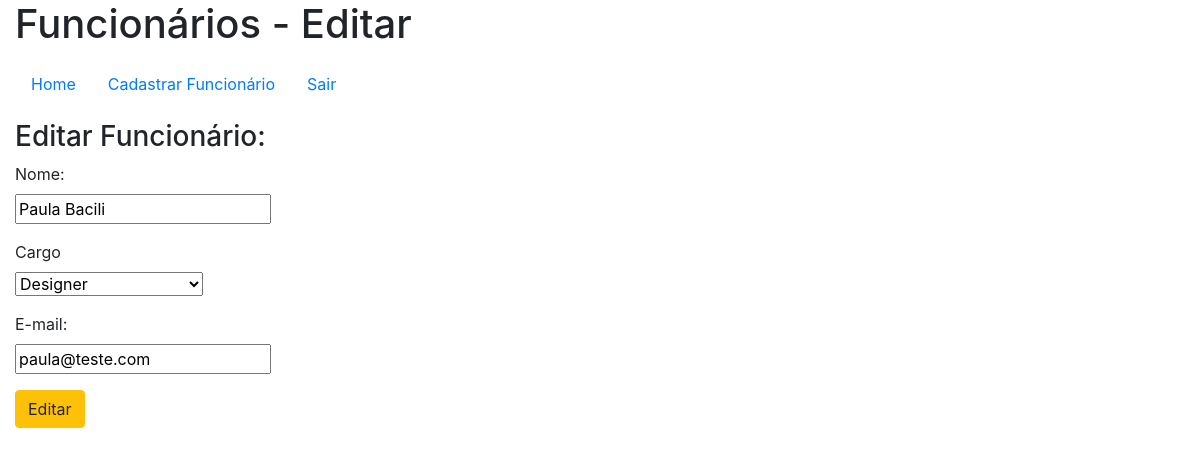
The page /editar.php?id_funcionario=1 (signed in) on the database its author committed.
### tables this page shows
CREATE TABLE `funcionarios_tb` (
  `id_funcionario` int(11) NOT NULL,
  `nome` varchar(100) NOT NULL,
  `cargo` varchar(50) NOT NULL,
  `email` varchar(50) NOT NULL
);

### DAO.php (called while the page is built, shortened)
<?php
include_once 'conn.php';
function buscar_funcionario($id_funcionario)
{
	global $conn;
	$sql = "SELECT * FROM funcionarios_tb WHERE id_funcionario = $id_funcionario";
	$result = mysqli_query($conn, $sql);
	if(mysqli_affected_rows($conn) > 0)
	{
		$funcionario = mysqli_fetch_assoc($result);
	}
	else
	{
		$funcionario = '';
	}
	return $funcionario;
}
?>

### editar.php (the view, shortened to what this page needs)
<?php include_once 'lock.php';
include_once'DAO.php';
if(isset($_POST['editar']))
{
	$edt['id_funcionario'] 	= $_POST['id_funcionario'];
	$edt['nome'] 		    = $_POST['nome'];
	$edt['cargo'] 		    = $_POST['cargo'];
	$edt['email']         	= $_POST['email'];
	editar_funcionario($edt);
}
else if(empty($_GET['id_funcionario']))
{
	header('location:index.php?msg=invalidid');
}
else
{
	$id_funcionario = $_GET['id_funcionario'];
	$funcionario = buscar_funcionario($id_funcionario);
}
?>
<!DOCTYPE html>
<html lang="pt-br">
<head>
	<link rel="stylesheet" href="https://cdn.jsdelivr.net/npm/bootstrap@4.5.3/dist/css/bootstrap.min.css">
</head>
<body class="container-fluid">
	<h1>Funcionários - Editar</h1>
	<p><?php include_once 'menu.php'; ?></p>
	<h3>Editar Funcionário:</h3>
	<form action="editar.php" method="post">
		<p>
			<label>Nome:</label><br>
			<input type="text" name="nome" maxlength="100"
			value="<?php echo $funcionario['nome'];?>">
		</p>
		<p>
			<label>Cargo</label><br>
			<select name="cargo">
				<option value="Designer"
				<?php if ($funcionario['cargo'] == 'Designer') echo "selected"; ?>>Designer</option>
			</select>
		</p>
		<p>
			<label>E-mail:</label><br>
			<input type="email" name="email" maxlength="50"
			value="<?php echo $funcionario['email'];?>">
		</p>
		<button type="submit" name="editar" class="btn btn-warning">Editar</button>
	</form>
</body>
</html>

### rows shown on the page
funcionarios_tb: nome "Paula Bacili", cargo "Designer", email "paula@teste.com"
